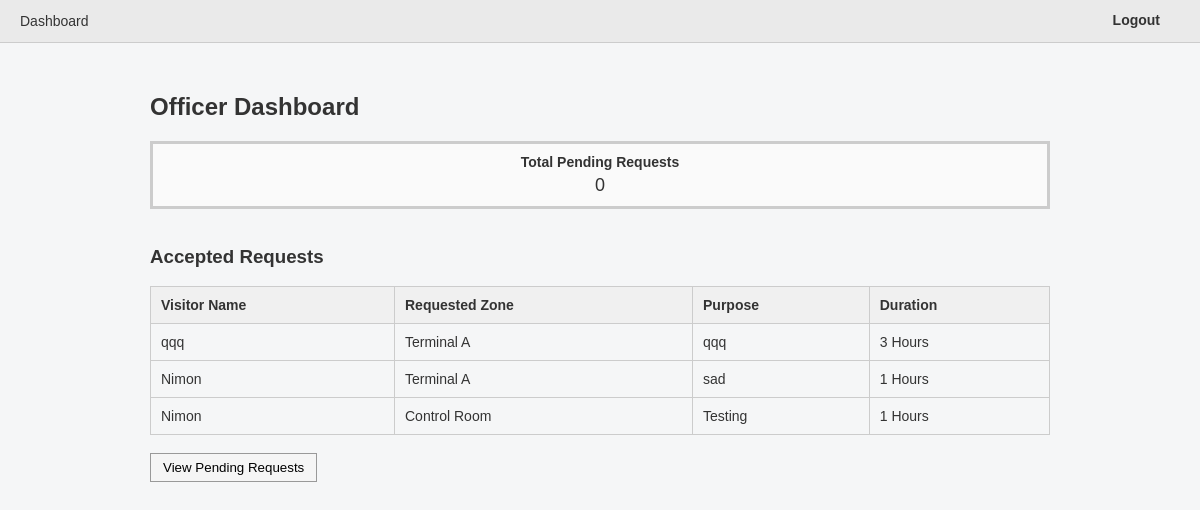
The page /officer/view/officer-dashboard.php (signed in) on the database its author committed.
### tables this page shows
CREATE TABLE `zone_access_requests` (
  `id` int(11) NOT NULL,
  `employee_name` varchar(100) DEFAULT NULL,
  `employee_email` varchar(100) DEFAULT NULL,
  `zone_name` varchar(100) DEFAULT NULL,
  `visit_purpose` text DEFAULT NULL,
  `visit_date` date DEFAULT NULL,
  `duration_hours` int(11) DEFAULT NULL,
  `status` enum('pending','approved','rejected') DEFAULT 'pending',
  `remarks` text DEFAULT NULL,
  `created_at` timestamp NOT NULL DEFAULT current_timestamp()
);

### officer/model/request_model.php (called while the page is built, shortened)
<?php
require_once __DIR__ . "/db.php";
class RequestModel {
    private $conn;
    public function __construct() {
        global $conn;
        $this->conn = $conn;
    }
    public function countPending() {
        $sql = "SELECT COUNT(*) AS total
                FROM zone_access_requests
                WHERE status = 'pending'";
        $result = mysqli_query($this->conn, $sql);
        $row = mysqli_fetch_assoc($result);
        return $row['total'] ?? 0;
    }
    public function getApprovedRequests() {
        $sql = "SELECT employee_name, zone_name, visit_purpose, duration_hours
                FROM zone_access_requests
                WHERE status = 'approved'";
        return mysqli_query($this->conn, $sql);
    }
}

### officer/view/officer-dashboard.php (the view, shortened to what this page needs)
<?php
require_once "../model/request_model.php";
$model = new RequestModel();
$pendingCount = $model->countPending();
$approvedRequests = $model->getApprovedRequests();
?>
<!DOCTYPE html>
<html>
<head>
    <link rel="stylesheet" href="officer.css">
</head>
<body>
<div class="top-nav">
    <a href="officer-dashboard.php">Dashboard</a>
    <a href="../controller/logout_controller.php"
    class="logout-link"
    onclick="return confirm('Are you sure you want to logout?');">
    Logout
    </a>
</div>
<div class="main">
    <h2>Officer Dashboard</h2>
    <div class="info-box">
        <strong>Total Pending Requests</strong>
        <div><?= $pendingCount ?></div>
    </div>
    <br>
    <h3>Accepted Requests</h3>
    <table border="1" cellpadding="10">
        <tr>
            <th>Visitor Name</th>
            <th>Requested Zone</th>
            <th>Purpose</th>
            <th>Duration</th>
        </tr>
        <?php if ($approvedRequests && $approvedRequests->num_rows > 0): ?>
            <?php while ($row = $approvedRequests->fetch_assoc()): ?>
                <tr>
                    <td><?= htmlspecialchars($row["employee_name"]) ?></td>
                    <td><?= htmlspecialchars($row["zone_name"]) ?></td>
                    <td><?= htmlspecialchars($row["visit_purpose"]) ?></td>
                    <td><?= $row["duration_hours"] ?> Hours</td>
                </tr>
            <?php endwhile; ?>
        <?php else: ?>
            <tr>
                <td colspan="4">No approved requests found</td>
            </tr>
        <?php endif; ?>
    </table>
    <br>
    <a href="review-requests.php">
        <button>View Pending Requests</button>
    </a>
</div>
</body>
</html>

### officer/view/officer.css (style rules this page uses)
body { margin: 0; font-family: Arial, sans-serif; background-color: #f5f6f7; color: #333; }
.top-nav { background-color: #eaeaea; padding: 12px 20px; border-bottom: 1px solid #ccc; }
.top-nav a { text-decoration: none; color: #333; margin-right: 20px; font-size: 14px; }
.main { max-width: 900px; margin: 20px auto; padding: 10px; }
.info-box { flex: 1; border: 3px solid #ccc; padding: 10px; font-size: 18px; background-color: #fafafa; text-align: center; }
.info-box strong { display: block; margin-bottom: 5px; font-size: 14px; }
table { width: 100%; border-collapse: collapse; margin-top: 10px; }
th { background-color: #f0f0f0; text-align: left; }
th, td { border: 1px solid #ccc; padding: 10px; font-size: 14px; }
button { padding: 6px 12px; border: 1px solid #999; background-color: #f5f5f5; cursor: pointer; }
.logout-link { float: right; color: #c00; font-weight: bold; text-decoration: none; }

### rows shown on the page
zone_access_requests: employee_name "qqq", zone_name "Terminal A", visit_purpose "qqq", duration_hours "3"
zone_access_requests: employee_name "Nimon", zone_name "Terminal A", visit_purpose "sad", duration_hours "1"
zone_access_requests: employee_name "Nimon", zone_name "Control Room", visit_purpose "Testing", duration_hours "1"

### other values the page prints
$pendingCount "0"
